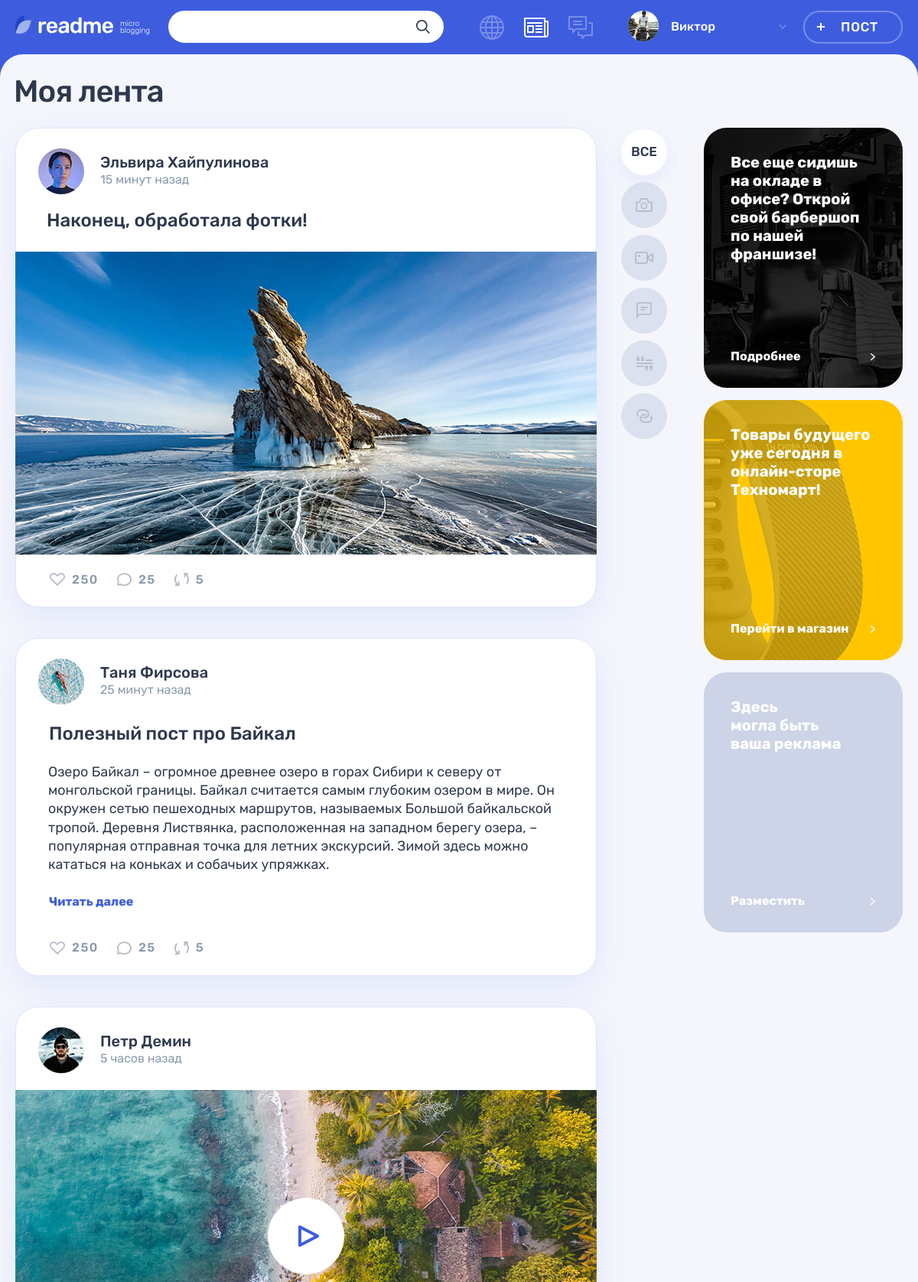
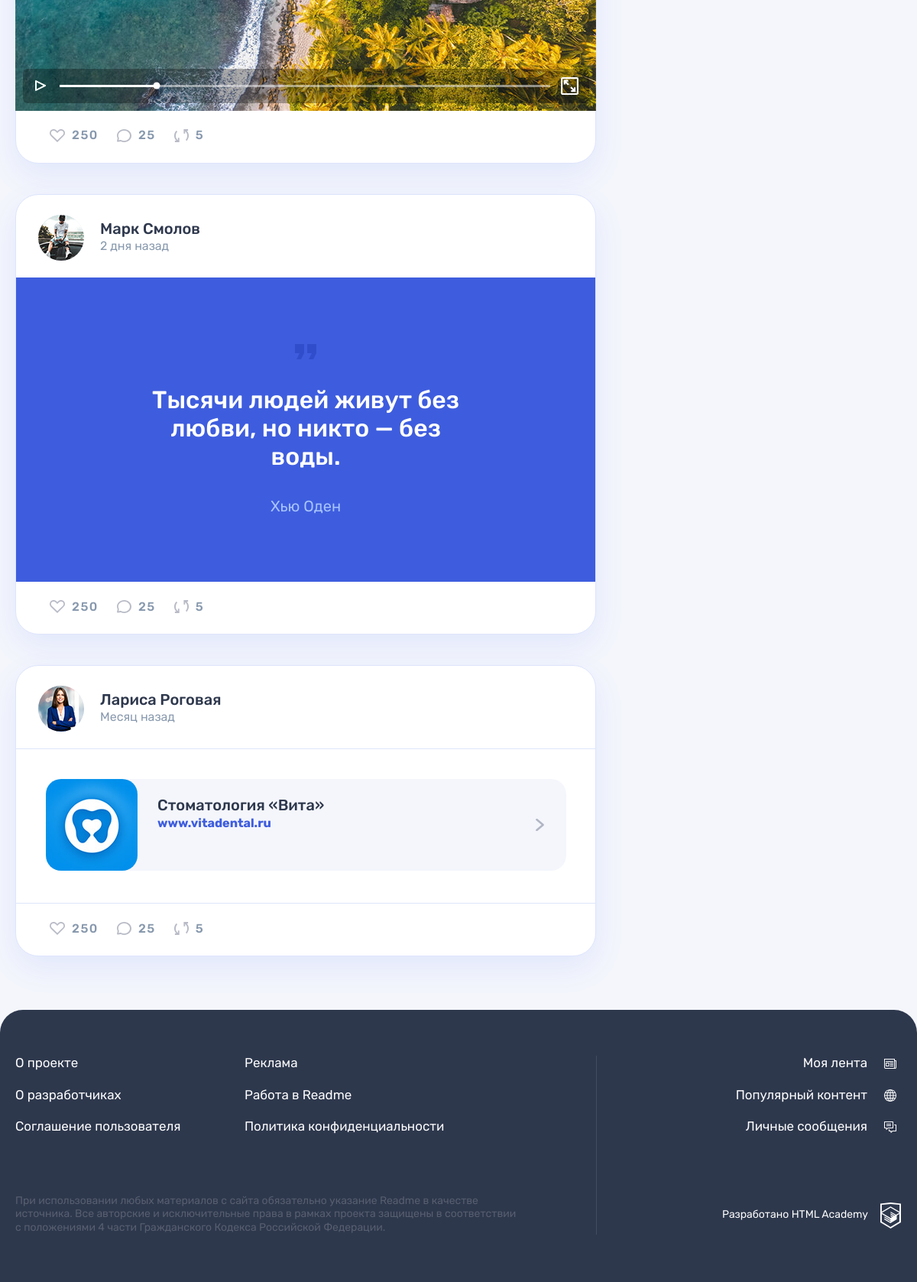
/feed.php (signed in), run on the app's committed database (2 pictures, top to bottom).
### tables this page shows
CREATE TABLE IF NOT EXISTS users (
  id INT UNSIGNED NOT NULL AUTO_INCREMENT PRIMARY KEY,
  registered_at DATETIME,
  email VARCHAR(128) NOT NULL UNIQUE,
  user_name VARCHAR(128),
  user_password VARCHAR(128),
  avatar_url VARCHAR(2048)
);

### feed.php (called while the page is built, shortened)
<?php
require_once('functions.php');
require_once('connect.php');
require_once('models.php');
$current_user = get_user_by_id($link, $_SESSION['user_id']);
$is_feed = is_current_page('feed.php');
$layout_header = include_template('main-header.php', [
    'current_user' => $current_user,
    'is_feed' => $is_feed,
]);

### models.php (called while the page is built, shortened)
<?php
function get_user_by_id($connect, $user_id)
{
    $sql = "SELECT * FROM users WHERE id = ?;";
    return db_execute_stmt_assoc($connect, $sql, [$user_id]);
}

### functions.php (the view, shortened to what this page needs)
<?php
function include_template($name, array $data = [])
{
    $name = 'templates/' . $name;
    extract($data);
    require $name;
    $result = ob_get_clean();
    return $result;
}
function db_get_prepare_stmt($link, $sql, $data = [])
{
    $stmt = mysqli_prepare($link, $sql);
    if ($data) {
        $types = '';
        $stmt_data = [];
        foreach ($data as $value) {
            switch (true) {
                case is_int($value):
                    $type = 'i';
                    break;
            }
            if ($type) {
                $types .= $type;
                $stmt_data[] = $value;
            }
        }
        $values = array_merge([$stmt, $types], $stmt_data);
        mysqli_stmt_bind_param(...$values);
    }
    return $stmt;
}
function db_execute_stmt_assoc($link, $sql, $data = [])
{
    $stmt = db_get_prepare_stmt($link, $sql, $data);
    mysqli_stmt_execute($stmt);
    $result_stmt = mysqli_stmt_get_result($stmt);
    return $result_arr = mysqli_fetch_assoc($result_stmt);
}
function show_layout($content_header, $content, $title_page = 'readme')
{
    print(include_template('layout.php', [
        'content_header' => $content_header,
        'content' => $content,
        'title_page' => $title_page,
    ]));
}

### templates/main-header.php (shortened to what this page needs)
<form class="header__search-form form" action="search.php" method="get">
    <div class="header__search">
        <input class="header__search-input form__input" type="search" name="search" value="<?= htmlspecialchars($query) ?? ''; ?>">
        <button class="header__search-button button" type="submit">
            <svg class="header__search-icon" width="18" height="18">
                <use xlink:href="#icon-search"></use>
            </svg>
        </button>
    </div>
</form>
<div class="header__nav-wrapper">
    <nav class="header__nav">
        <ul class="header__my-nav">
            <li class="header__my-page header__my-page--popular">
                <a class="header__page-link <?= isset($is_popular) ? 'header__page-link--active' : ''; ?>" <?= isset($is_popular) ? '' : 'href="popular.php"'; ?> title="Популярный контент">
                </a>
            </li>
            <li class="header__my-page header__my-page--feed">
                <a class="header__page-link <?= isset($is_feed) ? 'header__page-link--active' : ''; ?>" <?= isset($is_feed) ? '' : 'href="feed.php"'; ?> title="Моя лента">
                </a>
            </li>
            <li class="header__my-page header__my-page--messages">
                <a class="header__page-link <?= isset($is_messages) ? 'header__page-link--active' : ''; ?>" <?= isset($is_messages) ? '' : 'href="messages.php"'; ?> title="Личные сообщения">
                </a>
            </li>
        </ul>
        <ul class="header__user-nav">
            <li class="header__profile">
                <a class="header__profile-link" href="#">
                    <div class="header__avatar-wrapper">
                        <img class="header__profile-avatar" src="<?= !empty($current_user['avatar_url']) ? htmlspecialchars($current_user['avatar_url']) : 'img/avatar-default.png'; ?>" width="40" height="40" alt="Аватар профиля">
                    </div>
                    <div class="header__profile-name">
                        <span>
                            <?= $current_user['user_name']; ?>
                        </span>
                        <svg class="header__link-arrow" width="10" height="6">
                            <use xlink:href="#icon-arrow-right-ad"></use>
                        </svg>
                    </div>
                </a>
            </li>
            <li>
                <?php if (isset($is_add)) : ?>
                <a class="header__post-button header__post-button--active button button--transparent" href="<?= ($link_ref) ?? 'index.php'; ?>">Закрыть</a>
                <?php else : ?>
                <a class="header__post-button button button--transparent" href="add.php">Пост</a>
                <?php endif; ?>
            </li>
        </ul>
    </nav>
</div>

### data on the page
users: avatar_url (picture), user_name "Виктор"
